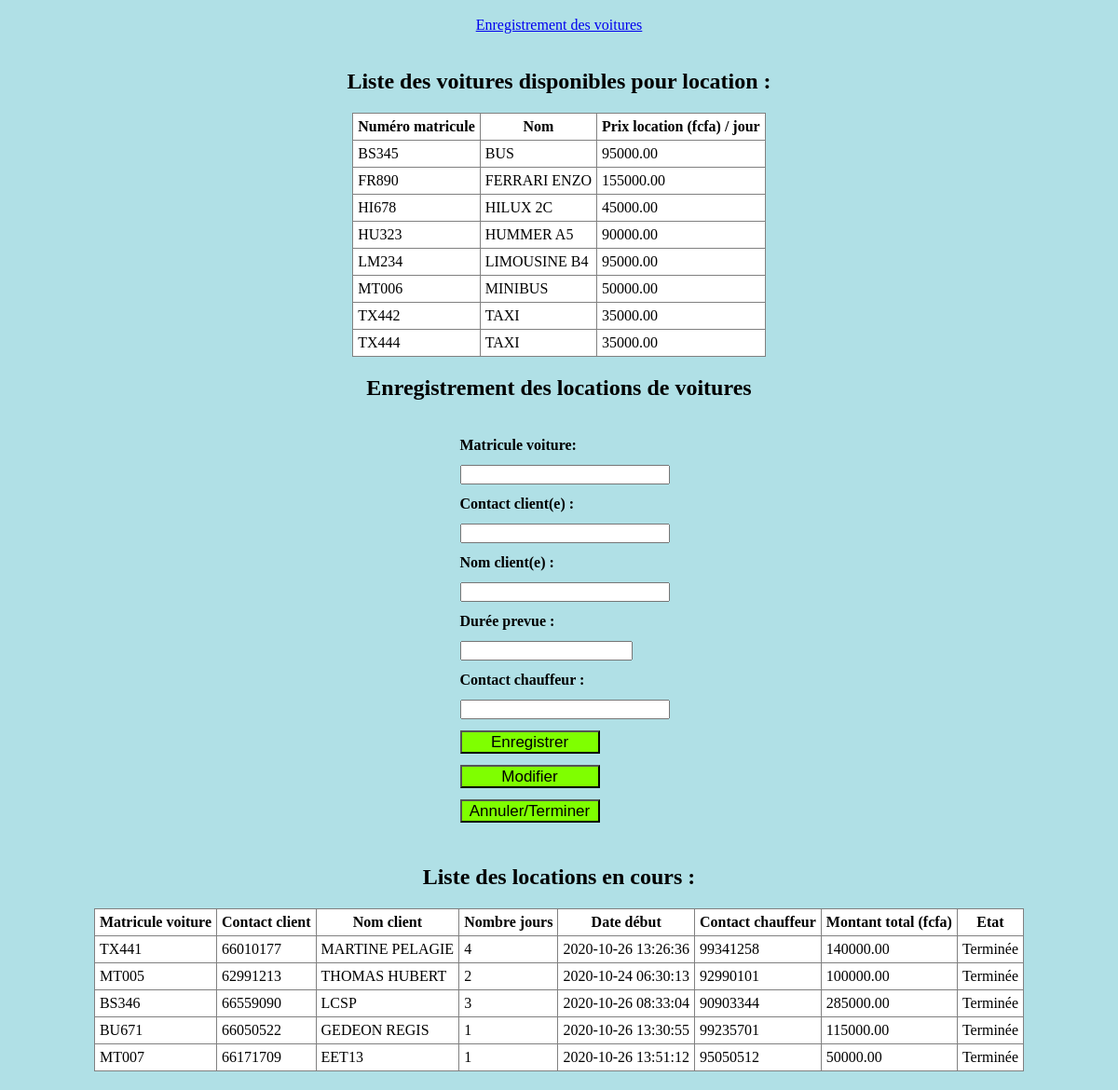
The page / on the database its author committed.
### tables this page shows
CREATE TABLE IF NOT EXISTS `tbvoiture` (
  `matricule` varchar(30) NOT NULL,
  `nom` varchar(60) NOT NULL,
  `prix_locat` decimal(9,2) DEFAULT NULL,
  `disponible` varchar(10) NOT NULL,
  PRIMARY KEY (`matricule`)
);

CREATE TABLE IF NOT EXISTS `tblocation` (
  `idl` int(11) NOT NULL AUTO_INCREMENT,
  `matriculev` varchar(30) NOT NULL,
  `contact_locat` varchar(30) NOT NULL,
  `nom_locat` varchar(100) NOT NULL,
  `date_locat` datetime DEFAULT NULL,
  `duree_prev` smallint(6) NOT NULL,
  `reservation` varchar(10) NOT NULL,
  `contact_chauff` varchar(30) DEFAULT NULL,
  PRIMARY KEY (`idl`),
  UNIQUE KEY `matriculev` (`matriculev`)
);

### index.php (the view, shortened to what this page needs)
<?php
$servername = "localhost";
$username = "root";
$password = "";
$dbname = "dblouervoiture";
$conn = mysqli_connect($servername, $username, $password, $dbname);
$mess='';
?>
<!DOCTYPE html>
<html>
<head>
 <link rel="stylesheet" type="text/css" href="mystyle2.css">
</head>
<body>
	<div align="center"><br>
	<a href="voiture.php">Enregistrement des voitures</a><br><br>
		<?php
  print"<h2>Liste des voitures disponibles pour location :</h2>";
  $qq2=mysqli_query($conn,"select * from tbvoiture where disponible='oui' ");
  print'<table border="1" class="tab"><tr><th>Numéro matricule</th><th>Nom</th><th>Prix location (fcfa) / jour</th></tr>';
	while($rst2=mysqli_fetch_assoc($qq2)){
	 print"<tr>";
	         echo"<td>".$rst2['matricule']."</td>";
	         echo"<td>".$rst2['nom']."</td>";
	         echo"<td>".$rst2['prix_locat']."</td>";
	         print"</tr>";
	         }
 print'</table>';
  ?>
	<h2>Enregistrement des locations de voitures</h2>
	<form action="<?php echo htmlspecialchars($_SERVER["PHP_SELF"]) ?>" method="POST" >
  <table align="">
     <tr ><td></td><td> <?php print $mess;?></td></tr>
   <tr><td></td><td><strong>Matricule voiture:</strong></td></tr>
   <tr><td></td><td><input type="text" name="matricule"  size="25"></td></tr>
   <tr><td></td><td><strong>Contact client(e) :</strong></td></tr>
   <tr><td></td><td><input type="text" name="contact_cl"  size="25"></td></tr>
   <tr><td></td><td><strong>Nom client(e) :</strong></td></tr>
   <tr><td></td><td><input type="text" name="nom"   size="25"></td></tr>
   <tr><td></td><td><strong>Durée prevue :</strong></td></tr>
   <tr><td></td><td><input type="number" name="duree"   size="25"></td></tr>
   <tr><td></td><td><strong>Contact chauffeur :</strong></td></tr>
   <tr><td></td><td><input type="text" name="contact_chf"   size="25"></td></tr>
      <tr><td></td><td><input type="submit" name="bld" value="Enregistrer" class="bouton" ></td></tr>
      <tr><td></td><td><input type="submit" name="bmodif" value="Modifier" class="bouton" ></td></tr>
       <tr><td></td><td><input type="submit" name="bsupp" value="Annuler/Terminer" class="bouton" ></td></tr>
  </table>
  </form>
  <br>
  <?php
  print"<h2>Liste des locations en cours :</h2>";
  $qq=mysqli_query($conn,"select matriculev,contact_locat,nom_locat,duree_prev,date_locat,contact_chauff,
  duree_prev*prix_locat as montant,case when datediff(now(),date_locat)>=duree_prev then 'Terminée' else 'En cours'
  end as etat
  from tblocation inner join tbvoiture on tblocation.matriculev=tbvoiture.matricule  where reservation='non'");
  print'<table border="1" class="tab"><tr><th>Matricule voiture</th><th>Contact client</th><th>Nom client</th><th>Nombre jours</th>
  <th>Date début</th><th>Contact chauffeur</th><th>Montant total (fcfa)</th><th>Etat</th></tr>';
	while($rst=mysqli_fetch_assoc($qq)){
	 print"<tr>";
	         echo"<td>".$rst['matriculev']."</td>";
	         echo"<td>".$rst['contact_locat']."</td>";
	         echo"<td>".$rst['nom_locat']."</td>";
	         echo"<td>".$rst['duree_prev']."</td>";
	         echo"<td>".$rst['date_locat']."</td>";
	         echo"<td>".$rst['contact_chauff']."</td>";
	         echo"<td>".$rst['montant']."</td>";
	         echo"<td>".$rst['etat']."</td>";
	         print"</tr>";
	}
	  print'</table>';
  ?>
	</div>
</body>
</html>

### mystyle2.css (style rules this page uses)
body { margin:0px; padding: 0px; background-color: #b0e0e6; }
.tab { background-color: white; border-collapse: collapse; margin-bottom: 20px; }
.tab th,td { padding: 5px; }
.bouton { width: 150px; height: 25px; font-size: 17px; background-color: #7fff00; }

### rows shown on the page
tbvoiture: matricule "BS345", nom "BUS", prix_locat "95000.00"
tbvoiture: matricule "FR890", nom "FERRARI ENZO", prix_locat "155000.00"
tbvoiture: matricule "HI678", nom "HILUX 2C", prix_locat "45000.00"
tbvoiture: matricule "HU323", nom "HUMMER A5", prix_locat "90000.00"
tbvoiture: matricule "LM234", nom "LIMOUSINE B4", prix_locat "95000.00"
tbvoiture: matricule "MT006", nom "MINIBUS", prix_locat "50000.00"
tbvoiture: matricule "TX442", nom "TAXI", prix_locat "35000.00"
tbvoiture: matricule "TX444", nom "TAXI", prix_locat "35000.00"
tblocation: matriculev "TX441", contact_locat "66010177", nom_locat "MARTINE PELAGIE", duree_prev "4", date_locat "2020-10-26 13:26:36", contact_chauff "99341258", montant "140000.00", etat "Terminée"
tblocation: matriculev "MT005", contact_locat "62991213", nom_locat "THOMAS HUBERT", duree_prev "2", date_locat "2020-10-24 06:30:13", contact_chauff "92990101", montant "100000.00", etat "Terminée"
tblocation: matriculev "BS346", contact_locat "66559090", nom_locat "LCSP", duree_prev "3", date_locat "2020-10-26 08:33:04", contact_chauff "90903344", montant "285000.00", etat "Terminée"
tblocation: matriculev "BU671", contact_locat "66050522", nom_locat "GEDEON REGIS", duree_prev "1", date_locat "2020-10-26 13:30:55", contact_chauff "99235701", montant "115000.00", etat "Terminée"
tblocation: matriculev "MT007", contact_locat "66171709", nom_locat "EET13", duree_prev "1", date_locat "2020-10-26 13:51:12", contact_chauff "95050512", montant "50000.00", etat "Terminée"
